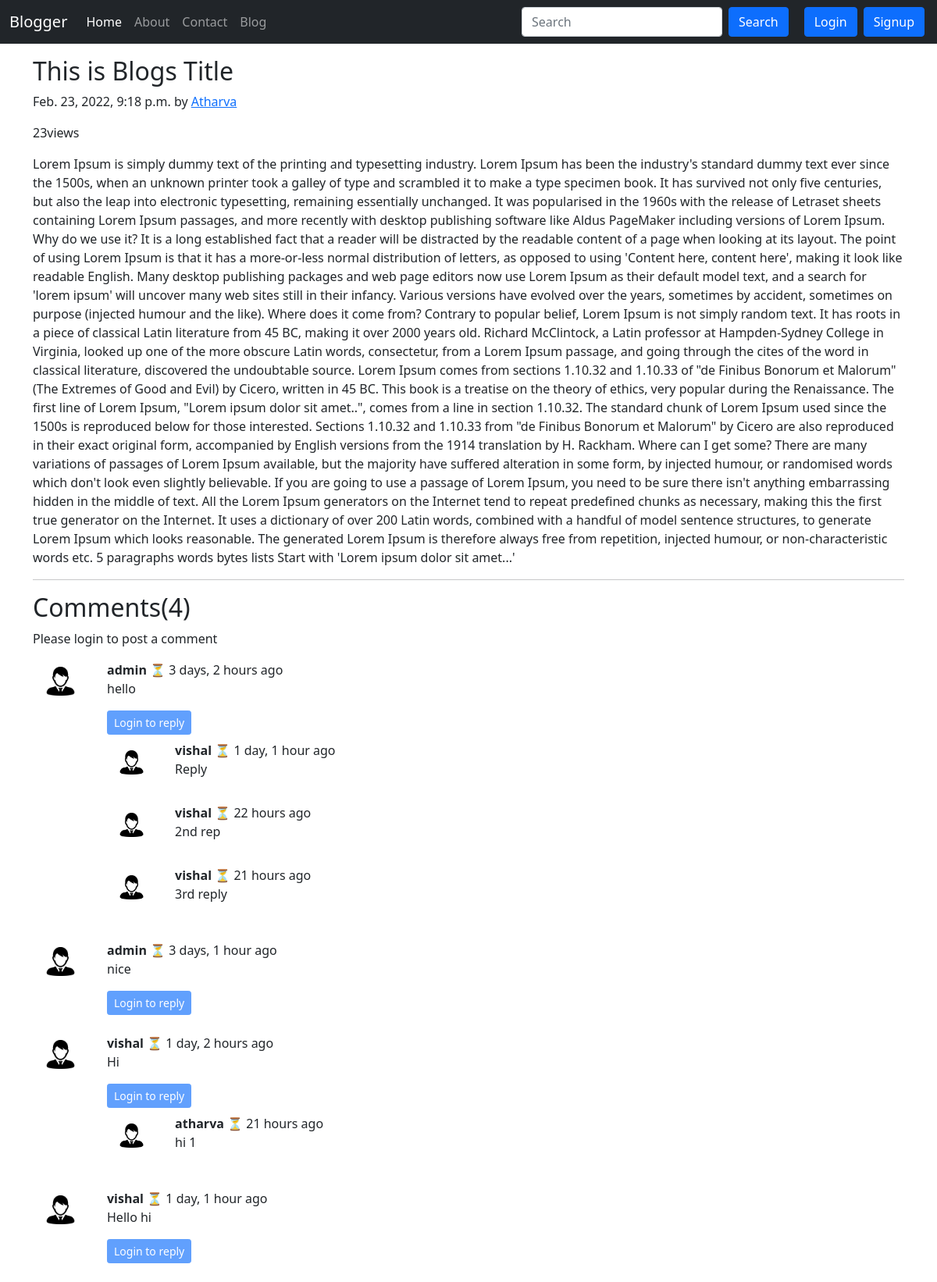
/blog/first-post, run on the app's committed database.
### blog/models.py (models this page shows, shortened)
class Post(models.Model):
    sno = models.AutoField(primary_key=True)
    title = models.CharField(max_length=255)
    content = models.TextField()
    author = models.CharField(max_length=20)
    slug = models.CharField(max_length=130)
    views = models.IntegerField(default=0)
    timestamp = models.DateTimeField(blank=True)

class BlogComment(models.Model):
    sno = models.AutoField(primary_key=True)
    comment = models.TextField()
    user = models.ForeignKey(User, on_delete=models.CASCADE)
    post = models.ForeignKey(Post, on_delete=models.CASCADE)
    parent = models.ForeignKey('self', on_delete=models.CASCADE, null=True)
    timestamp = models.DateTimeField(default=now)

### blog/views.py (the view)
# urls.py: path('<str:slug>', views.blogPost, name="blogPost"),
def blogPost(request, slug):
    post = Post.objects.filter(slug=slug)[0]
    post.views = post.views+1
    post.save()
    comments = BlogComment.objects.filter(post=post, parent = None)
    replies = BlogComment.objects.filter(post=post).exclude(parent = None)
    replyDict = {}
    for reply in replies:
        if reply.parent.sno not in replyDict.keys():
            replyDict[reply.parent.sno] = [reply]
        else:
            replyDict[reply.parent.sno].append(reply)
    context = {
        'post': post,
        'comments': comments,
        'user' : request.user,
        'replyDict' : replyDict,
    }
    return render(request, "blog/blogPost.html", context)

### blog/templatetags/extras.py (called while the page is built)
@register.filter(name='get_val')
def get_val(dict, key):
    return dict.get(key)

### templates/blog/blogPost.html (shortened to what this page needs)
{% extends 'base.html' %}
{% block blogactive %} active {% endblock blogactive %}
{% block body %}
{% load humanize %}
{% load extras %}
<div class="container my-3">
  <h2 class="blog-post-title">{{ post.title }}</h2>
  <p class="blog-post-meta">{{ post.timestamp}} by <a href="/about">{{post.author}}</a></p>
  <span>{{post.views}}views</span>
  <p>{{post.content|safe}}</p>
  <hr>
</div>
<div class="container">
  <h2>Comments({{comments.count}})</h2>
  <div class="my-2">
    {% if user.is_authenticated %}
    <form action="/blog/postComment" method="post">
      {% csrf_token %}
      <label class="my-2" for="comemnt">Post Your Views Here 😊</label><br>
      <textarea class="my-2" type="text" name="comment" placeholder="Enter Comment" cols="60" rows="3"></textarea>
      <br>
      <input type="hidden" name="postSno" value="{{post.sno}}">
      <input type="hidden" name="parentSno" value="">
      <input class="my-2 btn btn-outline-success" type="submit" value="Submit">
    </form>
    {% else %}
    <p>Please login to post a comment</p>
    {% endif %}
</div>
  {% for comment in comments %}
  <div class="row my-3">
    <div class="col-md-1 ">
      <img src="/static/icon.png" alt="user" class="rounded mx-auto d-block w-75 p-2">
    </div>
    <div class="col-md-11 ">
      <b>{{comment.user.username}}</b> ⏳ <span>{{comment.timestamp | naturaltime}}</span>
      <div>{{comment.comment}}</div>
      <div class="reply mx-0 mt-3">
        {% if user.is_authenticated %}
          <button class="btn btn-sm btn-primary" type="button" data-bs-toggle="collapse" data-bs-target="#replyBox{{comment.sno}}" aria-expanded="false">
            Reply
          </button>
        <div class="collapse" id="replyBox{{comment.sno}}">
          <div class="card card-body my-2">
            <form action="/blog/postComment" method="post">
              {% csrf_token %}
              <label class="my-2" for="comemnt">Post a reply</label><br>
              <textarea class="my-2" type="text" name="comment" placeholder="Enter Comment" cols="60" rows="3"></textarea>
              <input type="hidden" name="parentSno" value="{{comment.sno}}">
              <br>
              <input type="hidden" name="postSno" value="{{post.sno}}">
              <input class="my-2 btn btn-outline-success" type="submit" value="Submit">
            </form>
          </div>
        </div>
        {% else %}
        <button class="btn btn-sm btn-primary" type="button" data-bs-toggle="collapse" data-bs-target="#replyBox{{comment.sno}}" aria-expanded="false" disabled>
          Login to reply
        </button>
        {% endif %}
        <div class="replies my-2">
            {% for reply in replyDict|get_val:comment.sno %}
            <div class="row my-2">
              <div class="col-md-1 ">
                <img src="/static/icon.png" alt="user" class="rounded mx-auto d-block my-1 w-75 p-2">
              </div>
              <div class="col-md-11">
                <b>{{reply.user.username}}</b> ⏳ <span>{{reply.timestamp | naturaltime}}</span>
      <div>{{reply.comment}}</div>
                <br>
              </div>
            </div>
            {% endfor %}
        </div>
      </div>
    </div>
  </div>
  {% endfor %}
</div>
{% endblock body %}

### data on the page
Post: title "This is Blogs Title", timestamp "Feb. 23, 2022, 9:18 p.m.", author "Atharva", views "23", content "Lorem Ipsum is simply dummy text of the printing and typesetting industry. Lorem Ipsum has been the industry's standard dummy text ever since the 1500s, when an unknown printer took a galley of type and scrambled it to make a type specimen book. It has survived not only five centuries, but also the leap into electronic typesetting, remaining essentially unchanged. It was popularised in the 1960s with the release of Letraset sheets containing Lorem Ipsum passages, and more recently with desktop publishing software like Aldus PageMaker including versions of Lorem Ipsum. Why do we use it? It is a long established fact that a reader will be distracted by the readable content of a page when…"
BlogComment: user.username "admin", timestamp "3 days, 2 hours ago", comment "hello"
BlogComment: user.username "vishal", timestamp "1 day, 1 hour ago", comment "Reply"
BlogComment: user.username "vishal", timestamp "22 hours ago", comment "2nd rep"
BlogComment: user.username "vishal", timestamp "21 hours ago", comment "3rd reply"
BlogComment: user.username "admin", timestamp "3 days, 1 hour ago", comment "nice"
BlogComment: user.username "vishal", timestamp "1 day, 2 hours ago", comment "Hi"
BlogComment: user.username "atharva", timestamp "21 hours ago", comment "hi 1"
BlogComment: user.username "vishal", timestamp "1 day, 1 hour ago", comment "Hello hi"

### other printed values
{{ comments.count }} "4"
